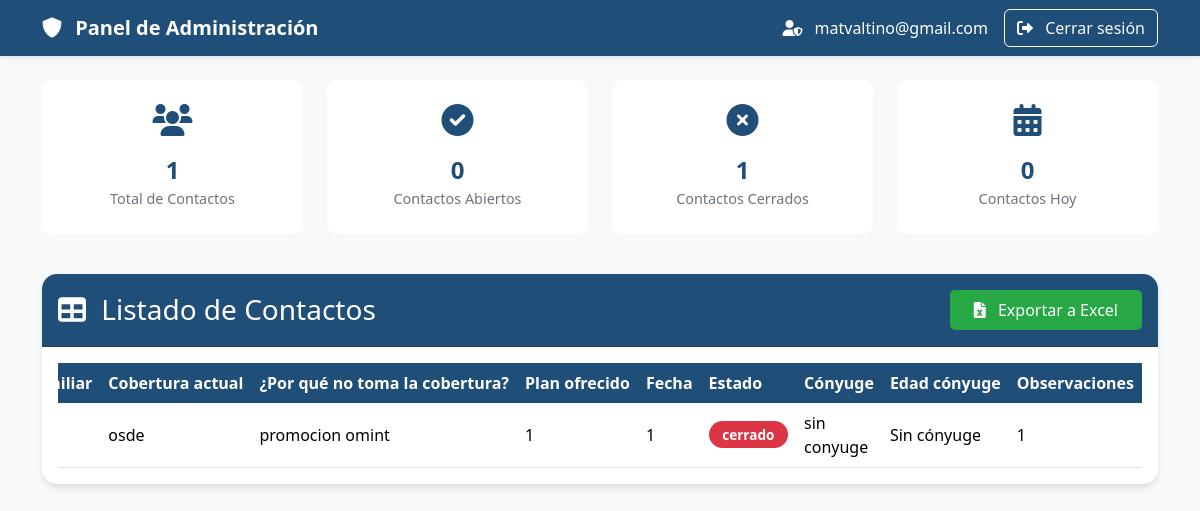
Page /admin (signed in) on the committed database.
### models.py (models this page shows, shortened)
class Usuario(db.Model, UserMixin):
    id = db.Column(db.Integer, primary_key=True)
    email = db.Column(db.String(255), nullable=False, unique=True)
    password = db.Column(db.String(512), nullable=False)
    is_admin = db.Column(db.Boolean, default=False)
    email_confirmed = db.Column(db.Boolean, default=False)
    email_confirmed_at = db.Column(db.DateTime)
    confirmation_token = db.Column(db.String(100), unique=True)
    confirmation_token_expires = db.Column(db.DateTime)
    reset_token = db.Column(db.String(100), unique=True)
    reset_token_expires = db.Column(db.DateTime)
    created_at = db.Column(db.DateTime, default=datetime.utcnow)
    contactos = relationship('Contacto', backref='usuario', lazy=True, cascade='all, delete-orphan')
    @property
    def is_authenticated(self):
        return True

class Contacto(db.Model):
    id = db.Column(db.Integer, primary_key=True)
    usuario_id = db.Column(db.Integer, db.ForeignKey('usuario.id', ondelete='CASCADE'), nullable=False)
    origen = db.Column(db.String(64), nullable=True)
    cobertura_actual = db.Column(db.String(64), nullable=True)
    cobertura_actual_otra = db.Column(db.String(128), nullable=True)
    promocion = db.Column(db.String(64), nullable=True)
    privadoDesregulado = db.Column(db.String(32), nullable=False)
    apellido_nombre = db.Column(db.String(128), nullable=False)
    correo_electronico = db.Column(db.String(128), nullable=False)
    edad_titular = db.Column(db.String(32), nullable=False)
    telefono = db.Column(db.String(32), nullable=False)
    grupo_familiar = db.Column(db.String(128), nullable=False)
    plan_ofrecido = db.Column(db.String(128), nullable=False)
    fecha = db.Column(db.String(32), nullable=False)
    estado = db.Column(db.String(32), nullable=False)
    observaciones = db.Column(db.Text)
    conyuge = db.Column(db.String(32), nullable=False)
    conyuge_edad = db.Column(db.String(32), nullable=True)
    created_at = db.Column(db.DateTime, default=datetime.utcnow)

### gestor.py (the view)
@gestor.route('/admin')
@login_required
def admin():
    if not current_user.is_admin:
        return redirect(url_for('auth.login'))
    contactos = Contacto.query.all()
    return render_template('admin.html', contactos=contactos, now=datetime.now)

### gestor.py (called while the page is built)
@login_manager.user_loader
def load_user(user_id):
    if user_id is None:
        return None
    try:
        user = db.session.get(Usuario, int(user_id))
        if user:
            session.permanent = True
            session['user_id'] = user.id
            session.modified = True
        return user
    except (ValueError, TypeError):
        return None

@gestor.before_request
def add_security_headers():
    if not request.path.startswith('/static/'):
        response = make_response()
        response.headers['X-Robots-Tag'] = 'noindex, nofollow, noarchive, nosnippet, noimageindex'
        response.headers['X-Content-Type-Options'] = 'nosniff'
        response.headers['X-Frame-Options'] = 'DENY'
        response.headers['X-XSS-Protection'] = '1; mode=block'
        response.headers['Referrer-Policy'] = 'no-referrer'
        response.headers['Cache-Control'] = 'no-cache, no-store, must-revalidate'
        response.headers['Pragma'] = 'no-cache'
        response.headers['Expires'] = '0'

### templates/admin.html (shortened to what this page needs)
<!DOCTYPE html>
<html lang="es">
<head>
    <link href="https://cdn.jsdelivr.net/npm/bootstrap@5.3.3/dist/css/bootstrap.min.css" rel="stylesheet">
    <link href="https://cdnjs.cloudflare.com/ajax/libs/font-awesome/6.0.0/css/all.min.css" rel="stylesheet">
</head>
<body>
    <nav class="navbar navbar-expand-lg navbar-dark mb-4">
        <div class="container">
            <a class="navbar-brand" href="#">
                <i class="fas fa-shield-alt me-2"></i>
                Panel de Administración
            </a>
            <div class="d-flex align-items-center">
                <span class="user-info">
                    <i class="fas fa-user-shield me-2"></i>
                    {{ current_user.email }}
                </span>
                <a href="{{ url_for('auth.logout') }}" class="btn btn-outline-light">
                    <i class="fas fa-sign-out-alt me-2"></i>
                    Cerrar sesión
                </a>
            </div>
        </div>
    </nav>
    <div class="container">
        <div class="row mb-4">
            <div class="col-md-3">
                <div class="stats-card text-center">
                    <i class="fas fa-users stats-icon"></i>
                    <div class="stats-number">{{ contactos|length }}</div>
                    <div class="stats-label">Total de Contactos</div>
                </div>
            </div>
            <div class="col-md-3">
                <div class="stats-card text-center">
                    <i class="fas fa-check-circle stats-icon"></i>
                    <div class="stats-number">{{ contactos|selectattr('estado', 'equalto', 'abierto')|list|length }}</div>
                    <div class="stats-label">Contactos Abiertos</div>
                </div>
            </div>
            <div class="col-md-3">
                <div class="stats-card text-center">
                    <i class="fas fa-times-circle stats-icon"></i>
                    <div class="stats-number">{{ contactos|selectattr('estado', 'equalto', 'cerrado')|list|length }}</div>
                    <div class="stats-label">Contactos Cerrados</div>
                </div>
            </div>
            <div class="col-md-3">
                <div class="stats-card text-center">
                    <i class="fas fa-calendar-alt stats-icon"></i>
                    <div class="stats-number">
                        {% set today_start = now().replace(hour=0, minute=0, second=0, microsecond=0) %}
                        {{ contactos|selectattr('created_at', 'ge', today_start)|list|length }}
                    </div>
                    <div class="stats-label">Contactos Hoy</div>
                </div>
            </div>
        </div>
        <div class="card">
            <div class="card-header d-flex justify-content-between align-items-center">
                <h3 class="mb-0">
                    <i class="fas fa-table me-2"></i>
                    Listado de Contactos
                </h3>
                <a href="{{ url_for('exportar_contactos') }}" class="btn-export">
                    <i class="fas fa-file-excel me-2"></i>
                    Exportar a Excel
                </a>
            </div>
            <div class="card-body">
                <div class="table-wrapper">
                    <table class="table table-hover align-middle">
                        <thead>
                            <tr>
                                <th>Grupo familiar</th>
                                <th>Cobertura actual</th>
                                <th>¿Por qué no toma la cobertura?</th>
                                <th>Plan ofrecido</th>
                                <th>Fecha</th>
                                <th>Estado</th>
                                <th>Cónyuge</th>
                                <th>Edad cónyuge</th>
                                <th>Observaciones</th>
                            </tr>
                        </thead>
                        <tbody>
                            {% for c in contactos %}
                            <tr>
                                <td>{{ c.grupo_familiar }}</td>
                                <td>{{ c.cobertura_actual }}</td>
                                <td>{{ c.promocion or 'No especificado' }}</td>
                                <td>{{ c.plan_ofrecido }}</td>
                                <td>{{ c.fecha }}</td>
                                <td>
                                    <span class="badge {% if c.estado == 'abierto' %}badge-abierto{% else %}badge-cerrado{% endif %}">
                                        {{ c.estado }}
                                    </span>
                                </td>
                                <td>{{ c.conyuge }}</td>
                                <td>{{ c.conyuge_edad }}</td>
                                <td>{{ c.observaciones }}</td>
                            </tr>
                            {% else %}
                            <tr>
                                <td colspan="16" class="text-center">No hay contactos registrados.</td>
                            </tr>
                            {% endfor %}
                        </tbody>
                    </table>
                </div>
            </div>
        </div>
    </div>
</body>
</html>

### templates/admin.html (style rules this page uses)
:root { --primary-color: #1F4E78; --secondary-color: #E2EFDA; --accent-color: #4472C4; }
body { background-color: #f8f9fa; font-family: 'Segoe UI', Tahoma, Geneva, Verdana, sans-serif; }
.navbar { background-color: var(--primary-color); box-shadow: 0 2px 4px rgba(0,0,0,0.1); }
.navbar-brand { color: white !important; font-weight: 600; }
.user-info { color: white; margin-right: 1rem; }
.card { border: none; border-radius: 15px; box-shadow: 0 4px 6px rgba(0, 0, 0, 0.1); background: white; margin-bottom: 2rem; }
.card-header { background-color: var(--primary-color); color: white; border-radius: 15px 15px 0 0 !important; padding: 1rem; }
.table { margin-bottom: 0; }
.table thead th { background-color: var(--primary-color); color: white; border: none; white-space: nowrap; }
.btn-export { background-color: #28a745; color: white; border: none; padding: 0.5rem 1.5rem; border-radius: 5px; transition: all 0.3s; text-decoration: none; }
.stats-card { background: white; border-radius: 10px; padding: 1.5rem; margin-bottom: 1rem; transition: all 0.3s; }
.stats-icon { font-size: 2rem; color: var(--primary-color); margin-bottom: 1rem; }
.stats-number { font-size: 1.5rem; font-weight: bold; color: var(--primary-color); }
.stats-label { color: #6c757d; font-size: 0.9rem; }
.badge { padding: 0.5em 1em; font-size: 0.85em; border-radius: 20px; }
.badge-cerrado { background-color: #dc3545; }
.table-wrapper { max-height: 600px; overflow: auto; direction: rtl; }
.table-wrapper table { direction: ltr; }
.table thead th { position: sticky; top: 0; background-color: var(--primary-color); z-index: 1; }

### rows in the picture
Usuario: email "matvaltino@gmail.com"
Contacto: cobertura_actual "osde", promocion "promocion omint", plan_ofrecido "1", fecha "1", estado "cerrado", conyuge "sin conyuge", conyuge_edad "Sin cónyuge", observaciones "1"

### other values in the picture
{{ contactos|length }} "1"
{{ contactos|selectattr('estado', 'equalto', 'abierto')|list|length }} "0"
{{ contactos|selectattr('estado', 'equalto', 'cerrado')|list|length }} "1"
{{ contactos|selectattr('created_at', 'ge', today_start)|list|length }} "0"
